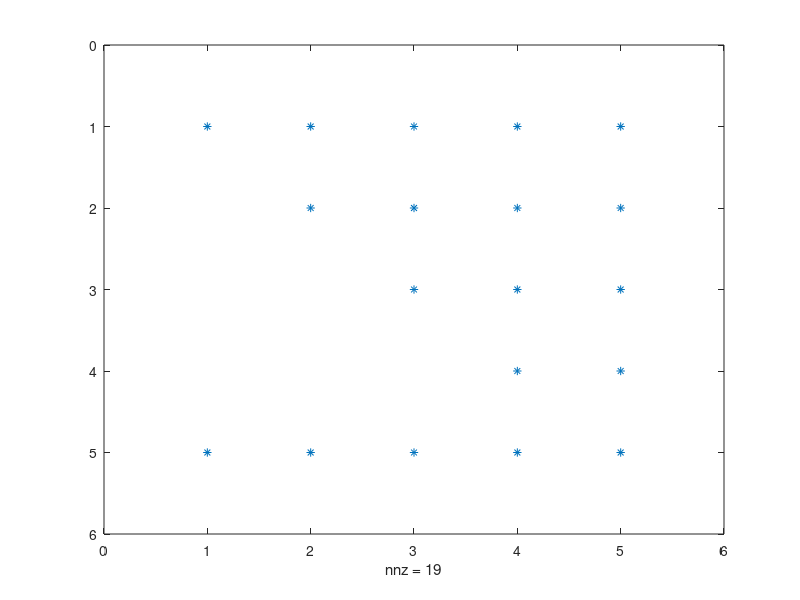

The MATLAB script that drew this image: (Note: this script raises an error after producing the figure.)
A = rand(5,5);
A(2:4,1) = 0;
A(3,2) = 0;
A(4,2) = 0;
A(4,3) = 0;

spy(A)
pause

G = givens(A, 1, 5, 1);
A = G'*A;
spy(abs(A) > 1e-12);
pause

G = givens(A, 2, 5, 2);
A = G'*A;
spy(abs(A) > 1e-12);
pause

G = givens(A, 3, 5, 3);
A = G'*A;
spy(abs(A) > 1e-12);
pause

G = givens(A, 4, 5, 4);
A = G'*A;
spy(abs(A) > 1e-12);
